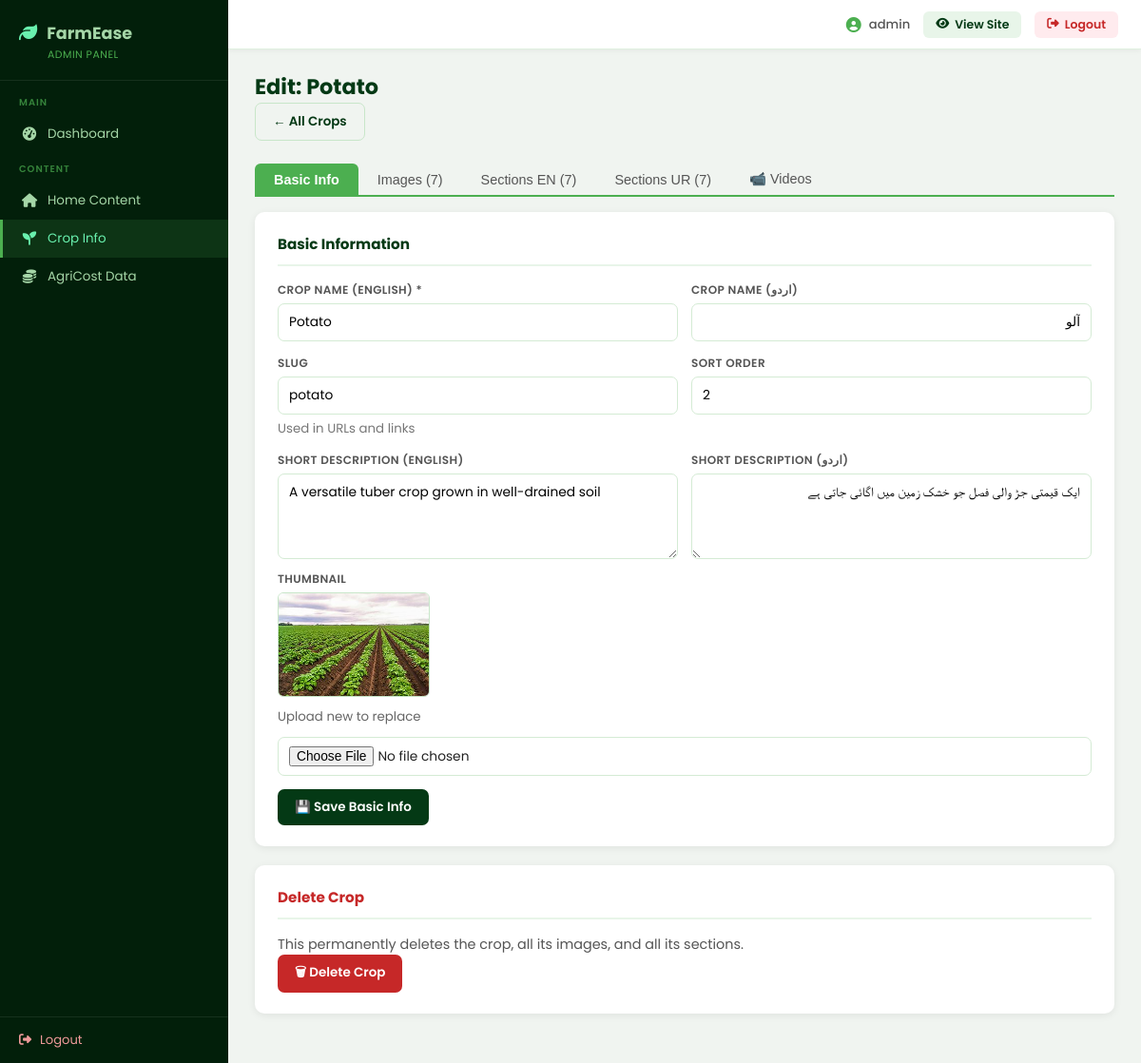
Page /backend/admin/crop-info.php?view=edit&id=2 (signed in) on the committed database.
### tables this page shows
CREATE TABLE `crops` (
  `id` int(11) NOT NULL,
  `slug` varchar(50) NOT NULL,
  `name_en` varchar(100) DEFAULT '',
  `name_ur` varchar(100) DEFAULT '',
  `desc_en` text DEFAULT NULL,
  `desc_ur` text DEFAULT NULL,
  `thumbnail` varchar(255) DEFAULT '',
  `video_1` varchar(100) DEFAULT '',
  `video_2` varchar(100) DEFAULT '',
  `video_3` varchar(100) DEFAULT '',
  `video_4` varchar(100) DEFAULT '',
  `sort_order` int(11) DEFAULT 0,
  `images` longtext DEFAULT NULL,
  `sections_en` longtext DEFAULT NULL,
  `sections_ur` longtext DEFAULT NULL
);

### backend/admin/crop-info.php (the view, shortened to what this page needs)
<?php
function imgUrl($path) {
    return str_starts_with($path, 'http') ? $path : '../../frontend/' . $path;
}
function cropJsonDecode($raw) {
    $arr = json_decode($raw ?? '[]', true);
    return is_array($arr) ? $arr : [];
}
global $conn;
$view = $_GET['view'] ?? '';
$id   = (int)($_GET['id'] ?? 0);
$msg  = $_GET['msg'] ?? '';
$tab  = $_GET['tab'] ?? 'basic';
$crop = null;
$images = [];
$secEn = [];
$secUr = [];
if ($view === 'edit' && $id) {
    $crop = $conn->query("SELECT * FROM crops WHERE id=$id")->fetch_assoc();
    $images = cropJsonDecode($crop['images'] ?? '[]');
    $secEn  = cropJsonDecode($crop['sections_en'] ?? '[]');
    $secUr  = cropJsonDecode($crop['sections_ur'] ?? '[]');
}
$allCrops = $conn->query("SELECT * FROM crops ORDER BY sort_order, name_en")->fetch_all(MYSQLI_ASSOC);
?>
<!DOCTYPE html><html lang="en"><head><meta charset="UTF-8"><title>Crop Info</title>
<?php include __DIR__ . '/partials/head-styles.php'; ?>
</head><body>
<div class="layout">
<?php include __DIR__ . '/partials/sidebar.php'; ?>
<main class="content">
<?php if ($view === 'new'): ?>
<div class="page-header">
  <h1>Add New Crop</h1>
  <a href="crop-info.php" class="btn btn-outline">← Back</a>
</div>
<?php if ($msg === 'slug_taken'): ?>
<div class="alert alert-error">⚠ That slug is already taken. Choose a different one.</div>
<?php endif; ?>
<div class="card">
  <form method="POST" enctype="multipart/form-data">
    <input type="hidden" name="_action" value="create">
    <div class="form-grid">
      <div class="form-group">
        <label>Crop Name (English) *</label>
        <input type="text" name="name_en" required placeholder="e.g. Wheat">
      </div>
      <div class="form-group">
        <label>Crop Name (اردو)</label>
        <input type="text" name="name_ur" dir="rtl" placeholder="e.g. گندم">
      </div>
      <div class="form-group">
        <label>Slug (URL key) *</label>
        <input type="text" name="slug" required placeholder="e.g. wheat" id="slugInput">
        <small style="color:#777">Lowercase letters, numbers, hyphens only</small>
      </div>
      <div class="form-group">
        <label>Sort Order</label>
        <input type="number" name="sort_order" value="0">
      </div>
      <div class="form-group">
        <label>Short Description (English)</label>
        <textarea name="desc_en" rows="2" placeholder="e.g. A staple food crop grown in flooded fields, requiring plenty of water"></textarea>
      </div>
      <div class="form-group">
        <label>Short Description (اردو)</label>
        <textarea name="desc_ur" rows="2" dir="rtl" placeholder="مثلاً ایک اہم غذائی فصل جو سیلابی کھیتوں میں اگائی جاتی ہے..."></textarea>
      </div>
    </div>
    <div class="form-group" style="margin-top:12px">
      <label>Thumbnail Image</label>
      <input type="file" name="thumbnail" accept="image/*">
    </div>
    <div class="btn-group" style="margin-top:16px">
      <button type="submit" class="btn btn-primary">Create Crop →</button>
      <a href="crop-info.php" class="btn btn-outline">Cancel</a>
    </div>
  </form>
</div>
<script>
document.querySelector('input[name="name_en"]').addEventListener('input', function(){
  const s = document.getElementById('slugInput');
  if (!s.dataset.manual) s.value = this.value.toLowerCase().replace(/[^a-z0-9]+/g,'-').replace(/^-|-$/g,'');
});
document.getElementById('slugInput').addEventListener('input', function(){ this.dataset.manual = '1'; });
</script>
<?php elseif ($view === 'edit' && $crop): ?>
<div class="page-header">
  <h1>Edit: <?= htmlspecialchars($crop['name_en']) ?></h1>
  <a href="crop-info.php" class="btn btn-outline">← All Crops</a>
</div>
<div class="tab-strip">
  <button class="<?= $tab==='basic'?'active':'' ?>" onclick="showTab('basic')">Basic Info</button>
  <button class="<?= $tab==='images'?'active':'' ?>" onclick="showTab('images')">Images (<?= count($images) ?>)</button>
  <button class="<?= $tab==='en'?'active':'' ?>" onclick="showTab('en')">Sections EN (<?= count($secEn) ?>)</button>
  <button class="<?= $tab==='ur'?'active':'' ?>" onclick="showTab('ur')">Sections UR (<?= count($secUr) ?>)</button>
  <button class="<?= $tab==='videos'?'active':'' ?>" onclick="showTab('videos')">📹 Videos</button>
</div>
<div id="tab-basic" class="tab-pane <?= $tab==='basic'?'show':'' ?>">
<div class="card">
  <h2>Basic Information</h2>
  <form method="POST" enctype="multipart/form-data">
    <div class="form-grid">
      <div class="form-group">
        <label>Crop Name (English) *</label>
        <input type="text" name="name_en" value="<?= htmlspecialchars($crop['name_en']) ?>" required>
      </div>
      <div class="form-group">
        <label>Crop Name (اردو)</label>
        <input type="text" name="name_ur" dir="rtl" value="<?= htmlspecialchars($crop['name_ur']) ?>">
      </div>
      <div class="form-group">
        <label>Slug</label>
        <input type="text" name="slug" value="<?= htmlspecialchars($crop['slug']) ?>" required>
        <small style="color:#777">Used in URLs and links</small>
      </div>
      <div class="form-group">
        <label>Sort Order</label>
        <input type="number" name="sort_order" value="<?= (int)$crop['sort_order'] ?>">
      </div>
      <div class="form-group">
        <label>Short Description (English)</label>
        <textarea name="desc_en" rows="2" placeholder="e.g. A staple food crop grown in flooded fields, requiring plenty of water"><?= htmlspecialchars($crop['desc_en'] ?? '') ?></textarea>
      </div>
      <div class="form-group">
        <label>Short Description (اردو)</label>
        <textarea name="desc_ur" rows="2" dir="rtl" placeholder="مثلاً ایک اہم غذائی فصل جو سیلابی کھیتوں میں اگائی جاتی ہے..."><?= htmlspecialchars($crop['desc_ur'] ?? '') ?></textarea>
      </div>
    </div>
    <div class="form-group" style="margin-top:12px">
      <label>Thumbnail</label>
      <?php if ($crop['thumbnail']): ?>
        <img src="<?= htmlspecialchars(imgUrl($crop['thumbnail'])) ?>" class="img-preview" style="max-width:160px;max-height:110px;border-radius:6px;border:1px solid #c8e6c9;display:block;margin-bottom:6px">
        <small style="color:#666">Upload new to replace</small>
      <?php endif; ?>
      <input type="file" name="thumbnail" accept="image/*" style="margin-top:6px">
    </div>
    <div class="btn-group" style="margin-top:14px">
      <button type="submit" class="btn btn-primary">💾 Save Basic Info</button>
    </div>
  </form>
</div>
<div class="card" style="border-color:#ffcdd2">
  <h2 style="color:#c62828">Delete Crop</h2>
  <p style="color:#555;font-size:.9rem">This permanently deletes the crop, all its images, and all its sections.</p>
  <form method="POST" onsubmit="return confirm('Delete this crop and ALL its data? This cannot be undone.')">
    <button type="submit" class="btn btn-danger">🗑 Delete Crop</button>
  </form>
</div>
</div>
<?php endif; ?>
</main></div></body></html>

### backend/admin/partials/head-styles.php (style rules this page uses)
* { box-sizing: border-box; margin: 0; padding: 0; }
body { font-family: 'Poppins', sans-serif; background: #f0f4f0; color: #222; }
.layout { display: flex; min-height: 100vh; }
.content { flex: 1; margin-left: 240px; padding: 74px 28px 32px; overflow-y: auto; min-width: 0; }
.page-header { margin-bottom: 24px; }
.page-header h1 { font-size: 1.4rem; font-weight: 700; color: #043915; display: flex; align-items: center; gap: 10px; }
.card { background: #fff; border-radius: 10px; padding: 22px 24px; box-shadow: 0 2px 8px rgba(0,0,0,.07); margin-bottom: 20px; }
.card h2 { font-size: .95rem; color: #043915; margin-bottom: 16px; padding-bottom: 10px; border-bottom: 2px solid #e8f5e9; display: flex; align-items: center; gap: 8px; }
.form-grid { display: grid; grid-template-columns: 1fr 1fr; gap: 14px; }
.form-group { display: flex; flex-direction: column; gap: 5px; }
.form-group label { font-size: .75rem; font-weight: 600; color: #555; text-transform: uppercase; letter-spacing: .4px; }
.form-group input, .form-group select, .form-group textarea { border: 1.5px solid #d4ebd4; border-radius: 7px; padding: 9px 11px; font-size: .86rem; font-family: 'Poppins', sans-serif; outline: none; transition: border-color .2s, box-shadow .2s; width: 100%; background: #fff; }
.form-group textarea { resize: vertical; min-height: 90px; }
.btn { padding: 9px 18px; border-radius: 7px; border: none; cursor: pointer; font-size: .84rem; font-weight: 600; font-family: 'Poppins', sans-serif; text-decoration: none; display: inline-flex; align-items: center; gap: 7px; transition: background .2s, transform .15s; }
.btn-primary { background: #043915; color: #fff; }
.btn-danger { background: #c62828; color: #fff; }
.btn-outline { background: transparent; color: #043915; border: 1.5px solid #c8e6c9; }
.btn-group { display: flex; gap: 8px; margin-top: 14px; flex-wrap: wrap; }

### backend/admin/crop-info.php (style rules this page uses)
.tab-strip { display:flex;gap:0;border-bottom:2px solid #4caf50;margin-bottom:16px }
.tab-strip button { padding:8px 20px;border:none;background:none;cursor:pointer;font-size:.9rem;color:#555;border-radius:6px 6px 0 0;transition:background .15s }
.tab-strip button.active { background:#4caf50;color:#fff;font-weight:600 }
.tab-pane { display:none }
.tab-pane.show { display:block }

### rows in the picture
crops: name_en "Potato", images "7", sections_en "7", sections_ur "7", name_ur "آلو", slug "potato", sort_order "2", desc_en "A versatile tuber crop grown in well-drained soil", desc_ur "ایک قیمتی جڑ والی فصل جو خشک زمین میں اگائی جاتی ہے", thumbnail (picture)

### other values in the picture
$_SESSION['admin_user'] "admin"
